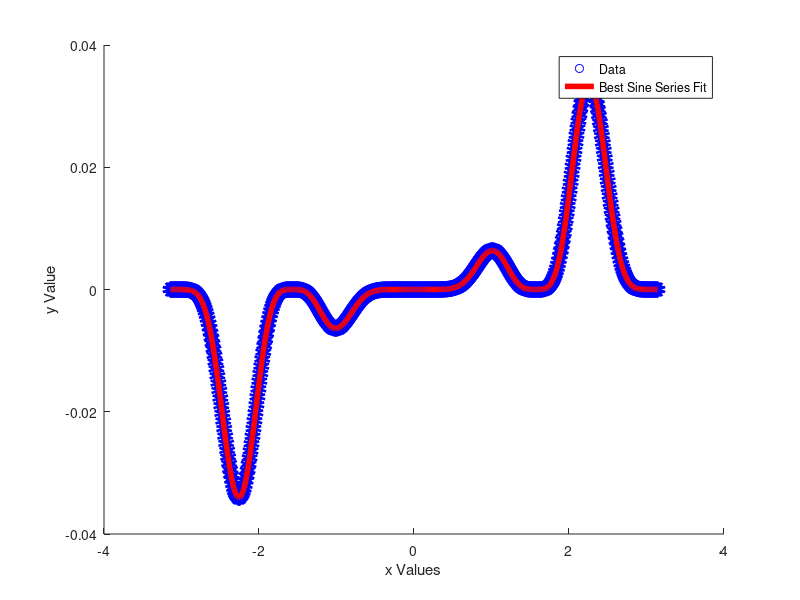

Recreate this plot in MATLAB.
%
% Function that prefrom linear least square on particulat sine function 
%

function fit_Sine_Series()

% generates data points
N=500;
xData=linspace(-pi,pi,N);
yData=( (0.25*xData.^2).* cos(xData).^4.* sin(xData).^7 )';
M = 40;

% Matrix A for sine function
for i=1:N
    for j = 1:M
        A(i,j) = sin(j*xData(i));
    end
end

% Pseudo Inverse for model function
PI = inv(A.' * A) * A.' * yData;

val = 0;
% function values for model function 
for i=1:N
    for j=1:M
        val = val + PI(j)*sin(j*xData(i));
    end
    Y(i) = val;
    val = 0;
end

% residule
R = yData - Y';
% l2-Norm for residule 
L_2_Norm = sqrt(R.' * R)

scatter(xData, yData, 'b', 'LineWidth', 6)
hold on
plot(xData, Y, 'r', 'LineWidth', 4)
hold off
xlabel('x Values');
ylabel('y Value');
legend('Data', 'Best Sine Series Fit')

% The l2-Norm when M=5 is .0813
% The l2-Norm when M=10 is .0096
% The l2-Norm when M=20 is 2.142e-6
% The l2-Norm when M=40 is 3.920e-9

% This series is called the Fourier Sine Series